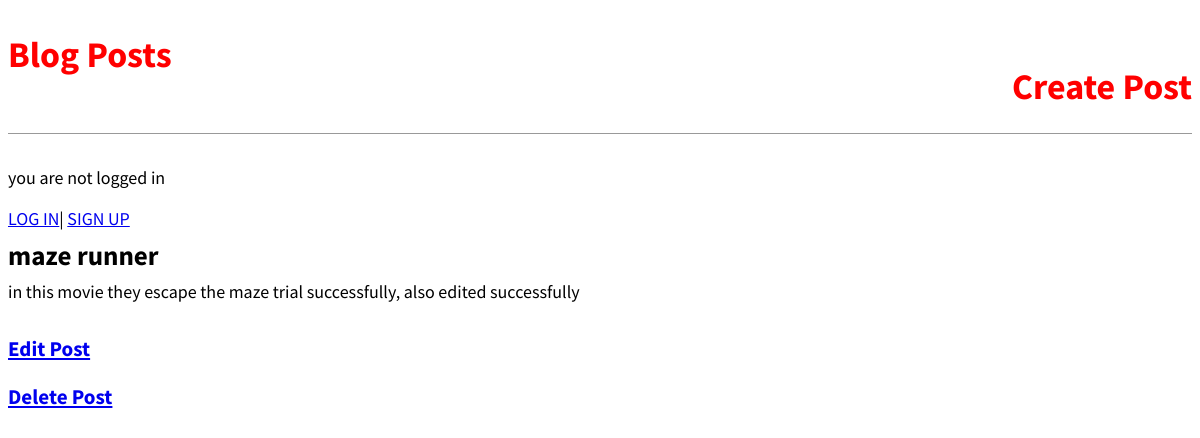
The app's page /post/1/ with its own data.
### blog/models.py (models this page shows, shortened)
class BlogPost(models.Model):
    title = models.CharField(max_length=200)
    author = models.ForeignKey(
        "auth.User",
        on_delete=models.CASCADE
    )
    body = models.TextField()

### blog/views.py (the view)
# urls.py: path("post/<int:pk>/", BlogDetailView.as_view() , name = "post_detail"),
class BlogDetailView(DetailView):
    model = BlogPost
    template_name = "post_detail.html"
    context_object_name = "detailpost"

### templates/post_detail.html
{% extends "base.html" %}
 {% block content %}
 <div class="post-entry">
 <h2>{{ detailpost.title }}</h2>
 <p>{{ detailpost.body }}</p>
 </div>
 <h3><a href="{% url 'post_update' detailpost.pk%}">Edit Post</a></h3>
  <h3><a href="{% url 'post_delete' detailpost.pk%}">Delete Post</a></h3>
 {% endblock content %}

### static/css/base.css (style rules this page uses)
body { font-family: 'Source Sans Pro', sans-serif; font-size: 18px; }
.post-entry { margin-bottom: 2rem; }
.post-entry h2 { margin: 0.5rem 0; }
.post-entry p { margin: 0; font-weight: 400; }

### records on screen
BlogPost: title "maze runner", body "in this movie they escape the maze trial successfully, also edited successfully"
